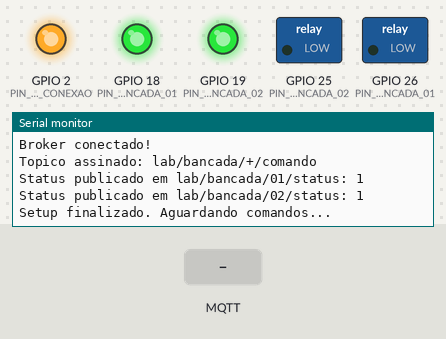
Bench run of a sketch on a simulated ESP32. On the bench: switched loads named in the sketch (green lamp = pin HIGH), output pins drawn as LEDs (lit = HIGH), the last lines printed to the serial monitor. Inputs (shaded band) come from the test bench. WiFi joins after 1.5 s; servers stay silent unless stated; no MQTT or app messages arrive unless stated.

Above: at 3.2 s.
3.3 s: MQTT message "ON" arrives on the first subscribed topic
At 4.4 s:
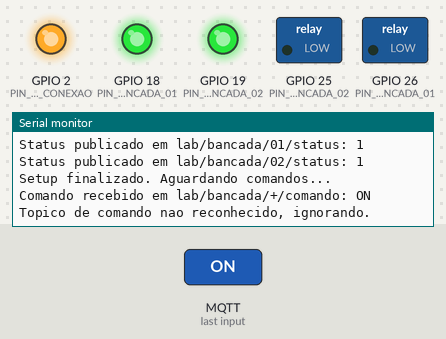
4.8 s: MQTT message "on" arrives on the first subscribed topic
At 5.6 s:
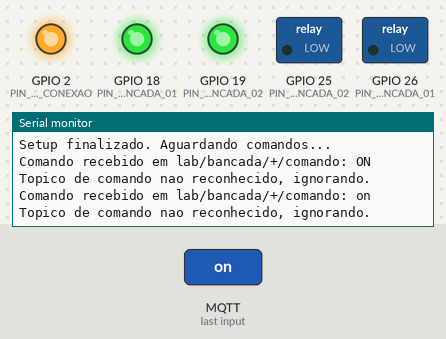
6.3 s: MQTT message "1" arrives on the first subscribed topic
At 6.7 s:
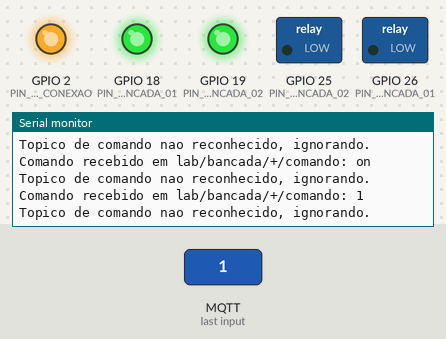

The sketch:

sketch.ino
```cpp
// Incluir bibliotecas
#include <WiFi.h>           // biblioteca para conexao com redes Wi-Fi
#include <PubSubClient.h>   // biblioteca para comunicacao com broker MQTT

// Definicoes e constantes
char SSIDName[] = "Wokwi-GUEST";        // nome da rede Wi-Fi usada no simulador Wokwi
char SSIDPass[] = "";                   // senha vazia, rede Wokwi-GUEST e aberta

char BrokerURL[] = "broker.hivemq.com"; // URL do broker MQTT publico HiveMQ
char BrokerUserName[] = "";             // sem autenticacao no broker publico
char BrokerPassword[] = "";             // sem autenticacao no broker publico
char MQTTClientName[] = "esp32-atuador-lab-"; // prefixo do nome do cliente MQTT
int BrokerPort = 1883;                  // porta padrao MQTT sem TLS

// Topicos assinados pelo Atuador
char TopicoComando[] = "lab/bancada/+/comando"; // recebe comandos ON/OFF do Node-RED

// Pinos dos reles (um por bancada)
const int PIN_RELE_BANCADA_01 = 26;  // pino do modulo rele da bancada 01
const int PIN_RELE_BANCADA_02 = 25;  // pino do modulo rele da bancada 02

// Pinos dos LEDs de status (indicacao visual do estado do rele)
const int PIN_LED_BANCADA_01 = 18;   // LED verde indica tomada energizada - bancada 01
const int PIN_LED_BANCADA_02 = 19;   // LED verde indica tomada energizada - bancada 02

const int PIN_LED_CONEXAO = 2;       // LED onboard indica conexao MQTT ativa

const int NUM_BANCADAS = 2;          // quantidade de bancadas controladas

// Logica do rele: RELE_LIGADO e o nivel logico que ENERGIZA a tomada
// Modulos de rele tipicos sao acionados em nivel LOW (ativo baixo)
// No Wokwi o componente wokwi-relay-module segue essa mesma logica
const int RELE_LIGADO  = LOW;
const int RELE_DESLIGADO = HIGH;

// Variaveis globais e objetos
WiFiClient espClient;                   // instancia o objeto de conexao Wi-Fi
PubSubClient clienteMQTT(espClient);    // instancia o cliente MQTT

struct Bancada {                        // estrutura para armazenar dados de cada bancada
  const char* id;                       // identificador da bancada, ex: "01", "02"
  int pinRele;                          // pino do modulo rele
  int pinLed;                           // pino do LED de status
  bool energizado;                      // estado atual da tomada (true = energizada)
};

Bancada bancadas[NUM_BANCADAS] = {
  {"01", PIN_RELE_BANCADA_01, PIN_LED_BANCADA_01, true},  // bancada 01 inicia energizada
  {"02", PIN_RELE_BANCADA_02, PIN_LED_BANCADA_02, true}   // bancada 02 inicia energizada
};

// Funcoes definidas pelo usuario

// funcao para aplicar o estado do rele e LED de uma bancada
void aplicarEstadoBancada(int indiceBancada) {
  Bancada& b = bancadas[indiceBancada]; // referencia para a bancada pelo indice

  // Aciona o rele conforme o estado atual
  digitalWrite(b.pinRele, b.energizado ? RELE_LIGADO : RELE_DESLIGADO);

  // Atualiza o LED de status (HIGH = aceso = energizado)
  digitalWrite(b.pinLed, b.energizado ? HIGH : LOW);

  Serial.print("Bancada ");
  Serial.print(b.id);
  Serial.print(" - tomada: ");
  Serial.println(b.energizado ? "ENERGIZADA" : "CORTADA");
}

// funcao para publicar confirmacao de status no topico MQTT
void publicarStatus(int indiceBancada) {
  Bancada& b = bancadas[indiceBancada];

  char topico[48];
  char payload[4];

  snprintf(topico, sizeof(topico), "lab/bancada/%s/status", b.id); // monta o topico de status
  snprintf(payload, sizeof(payload), "%d", b.energizado ? 1 : 0);  // "1" = energizado, "0" = cortado

  clienteMQTT.publish(topico, payload, true); // publica com retain=true para persistir o ultimo estado

  Serial.print("Status publicado em ");
  Serial.print(topico);
  Serial.print(": ");
  Serial.println(payload);
}

// funcao chamada automaticamente quando uma mensagem MQTT e recebida
void mqttCallback(char* topic, byte* payload, unsigned int length) {
  char mensagem[8] = {0}; // vetor para armazenar o comando recebido

  if (length >= sizeof(mensagem)) {
    length = sizeof(mensagem) - 1;
  }
  memcpy(mensagem, payload, length); // copia o payload para o vetor mensagem

  Serial.print("Comando recebido em ");
  Serial.print(topic);
  Serial.print(": ");
  Serial.println(mensagem);

  // Percorre as bancadas para identificar qual recebeu o comando
  for (int i = 0; i < NUM_BANCADAS; i++) {
    char topicoEsperado[48];
    snprintf(topicoEsperado, sizeof(topicoEsperado), "lab/bancada/%s/comando", bancadas[i].id);

    if (strcmp(topic, topicoEsperado) == 0) { // verifica se o topico pertence a esta bancada
      // Aceita "ON", "on", "1" para energizar e "OFF", "off", "0" para cortar
      bool novoEstado = (strcmp(mensagem, "ON")  == 0 ||
                         strcmp(mensagem, "on")  == 0 ||
                         strcmp(mensagem, "1")   == 0);

      if (novoEstado != bancadas[i].energizado) { // so age se houver mudanca de estado
        bancadas[i].energizado = novoEstado;
        aplicarEstadoBancada(i);  // aciona rele e LED
        publicarStatus(i);        // confirma a execucao via MQTT
      } else {
        Serial.print("Bancada ");
        Serial.print(bancadas[i].id);
        Serial.println(" - estado ja era o solicitado, nenhuma acao necessaria.");
      }
      return;
    }
  }

  Serial.println("Topico de comando nao reconhecido, ignorando.");
}

// funcao para conectar o ESP32 a rede Wi-Fi
void conectarWiFi() {
  Serial.print("Conectando ao Wi-Fi");

  WiFi.mode(WIFI_STA);
  WiFi.begin(SSIDName, SSIDPass);

  while (WiFi.status() != WL_CONNECTED) {
    delay(250);
    Serial.print(".");
  }

  Serial.println();
  Serial.println("Wi-Fi conectado!");
  Serial.print("IP: ");
  Serial.println(WiFi.localIP());
}

// funcao para conectar ou reconectar ao broker MQTT
void mqttReconnect() {
  while (!clienteMQTT.connected()) {
    String clienteId = String(MQTTClientName) + String((uint32_t)ESP.getEfuseMac(), HEX); // ID unico

    Serial.print("Conectando ao broker MQTT como ");
    Serial.println(clienteId);

    if (clienteMQTT.connect(clienteId.c_str(), BrokerUserName, BrokerPassword)) {
      Serial.println("Broker conectado!");

      clienteMQTT.subscribe(TopicoComando); // assina os comandos do Node-RED
      Serial.print("Topico assinado: ");
      Serial.println(TopicoComando);

      digitalWrite(PIN_LED_CONEXAO, HIGH); // acende LED onboard indicando conexao ativa

      // Publica o estado inicial de todas as bancadas ao reconectar
      for (int i = 0; i < NUM_BANCADAS; i++) {
        publicarStatus(i);
      }

    } else {
      Serial.print("Falha MQTT, rc=");
      Serial.println(clienteMQTT.state());
      Serial.println("Tentando novamente em 3 segundos...");
      digitalWrite(PIN_LED_CONEXAO, LOW);
      delay(3000);
    }
  }
}

// Setup
void setup() {
  Serial.begin(115200);
  delay(500);

  Serial.println("Sistema iniciado - ESP32 Atuador Subscriber");

  // Configura pinos dos reles como saida
  pinMode(PIN_RELE_BANCADA_01, OUTPUT);
  pinMode(PIN_RELE_BANCADA_02, OUTPUT);

  // Configura pinos dos LEDs como saida
  pinMode(PIN_LED_BANCADA_01, OUTPUT);
  pinMode(PIN_LED_BANCADA_02, OUTPUT);
  pinMode(PIN_LED_CONEXAO, OUTPUT);

  // Aplica estado inicial (ambas energizadas)
  for (int i = 0; i < NUM_BANCADAS; i++) {
    aplicarEstadoBancada(i);
  }

  clienteMQTT.setServer(BrokerURL, BrokerPort);
  clienteMQTT.setCallback(mqttCallback);

  conectarWiFi();
  mqttReconnect();

  Serial.println("Setup finalizado. Aguardando comandos...");
}

// Loop
void loop() {
  if (!clienteMQTT.connected()) {
    digitalWrite(PIN_LED_CONEXAO, LOW); // apaga LED ao perder conexao
    mqttReconnect();
  }

  clienteMQTT.loop(); // mantem conexao ativa e processa mensagens recebidas
}
```

Measured:
- after the input at 3.3 s, the serial monitor: prints a new line at once (image 1)
- after the input at 4.8 s, the serial monitor: prints a new line at once (image 2)
- after the input at 6.3 s, the serial monitor: prints a new line at once (image 3)
